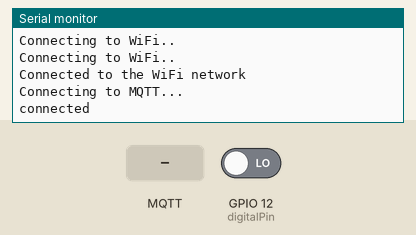
Recording of a sketch running on a simulated ESP32. Shown: the last lines printed to the serial monitor. The inputs (shaded band) are chosen by the test bench; at power-on: GPIO 12 (digitalPin) LOW. WiFi joins after 1.5 s; servers stay silent unless stated; no MQTT or app messages arrive unless stated.

Above: at 2.7 s.
2.8 s: MQTT message "1" arrives on the first subscribed topic
At 3.4 s:
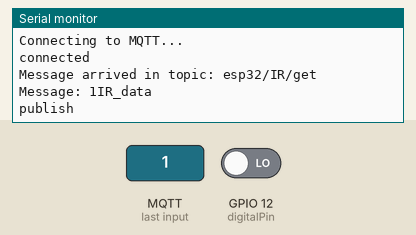
4.3 s: MQTT message "on" arrives on the first subscribed topic
At 5.5 s:
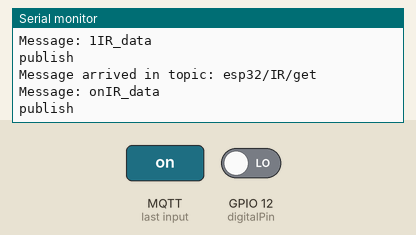
5.8 s: MQTT message "off" arrives on the first subscribed topic
At 6.9 s:
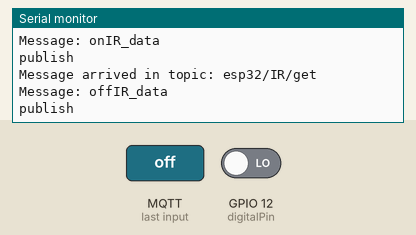

The sketch:

IR_01.ino
```cpp
#include <WiFi.h>
#include <PubSubClient.h>
#include <sstream>      // std::stringstream

//Sensor
int digitalPin = 12;
char IR_data[50];
int value;

//Wifi
const char* ssid = "이창용’s iPhone";
const char* password =  001;

//MQTT Broker
const char* mqttServer = "34.125.39.205";
const int mqttPort = 1883;
const char* topic_sub = "esp32/IR/get";
const char* topic_pub = "esp32/IR";

WiFiClient espClient;
PubSubClient mqttClient(espClient);

void callback(char* topic, byte* payload, unsigned int length) {
  Serial.print("Message arrived in topic: ");
  Serial.println(topic_sub);

  Serial.print("Message: ");
  for (int i = 0; i < length; i++) {
    Serial.print((char)payload[i]);
  }

  // if (topic == topic_sub)
  // {
  //   Serial.println("IR_data");
  //   pubSensor();
  // }

  Serial.println("IR_data");
  pubSensor();

}

void pubSensor(){

  sprintf(IR_data, "%c", value);
  if(!value){
    mqttClient.publish(topic_pub, "Empty");
  }
  else mqttClient.publish(topic_pub, "Using");
    Serial.println("publish");
}


void setup() {

  //Sensor
  pinMode(digitalPin, INPUT);

  // Set software serial baud to 115200;
  Serial.begin(115200);

  // connecting to a WiFi network
  WiFi.begin(ssid, password);
  while (WiFi.status() != WL_CONNECTED) {
    delay(500);
    Serial.println("Connecting to WiFi..");
  }
  Serial.println("Connected to the WiFi network");

  //connecting to a mqtt broker
  mqttClient.setServer(mqttServer, mqttPort);

  while (!mqttClient.connected()) {
    Serial.println("Connecting to MQTT...");
    if (mqttClient.connect("ESP32Client")) {
      Serial.println("connected");
    } else {
      Serial.print("failed with state ");
      Serial.print(mqttClient.state());
      delay(2000);
    }
  }

  mqttClient.setCallback(callback);
  mqttClient.subscribe(topic_sub);
}

void loop() {
  value = digitalRead(digitalPin);
  //Serial.println(value);
  mqttClient.loop();
}
```

Measured:
- after the input at 2.8 s, the serial monitor: prints a new line at once (image 1)
- after the input at 4.3 s, the serial monitor: prints a new line at once (image 2)
- after the input at 5.8 s, the serial monitor: prints a new line at once (image 3)
